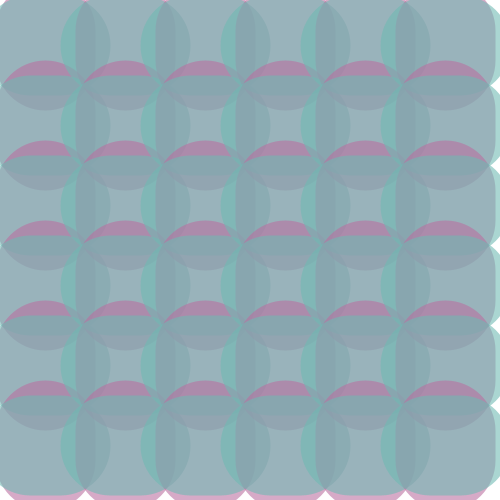
Frame 1 (no input)
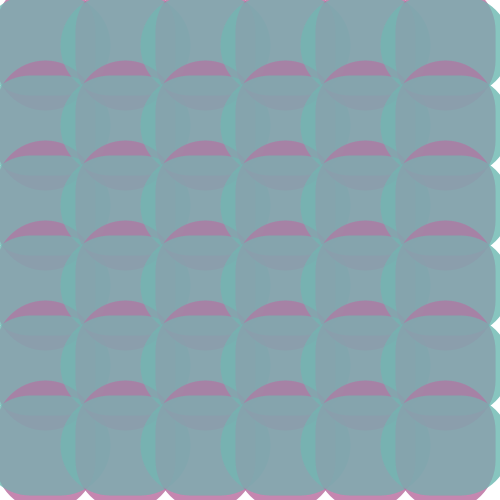
Frame 2 (the mouse pressed at the canvas centre, redrawn once)

The Processing sketch that drew these frames (run headless with seeded random() and noise(); the mouse was pressed at the canvas centre and the sketch redrawn once):

// Processing sketch: processing_81533
// ── processing_81533.pde

void setup(){
  size(500,500);
  background(255);
}

void draw()
{

  for (int posX=45; posX < width; posX=posX+80)
  {
    for (int posY=45; posY < height; posY=posY+80)
{
strokeWeight(100);
stroke(#B96F9F,150);
line(posX,posY-15,posX,posY+15);
stroke(#6FB9B3,150);
line(posX-15,posY,posX+15,posY);
}
}
noLoop();
}
